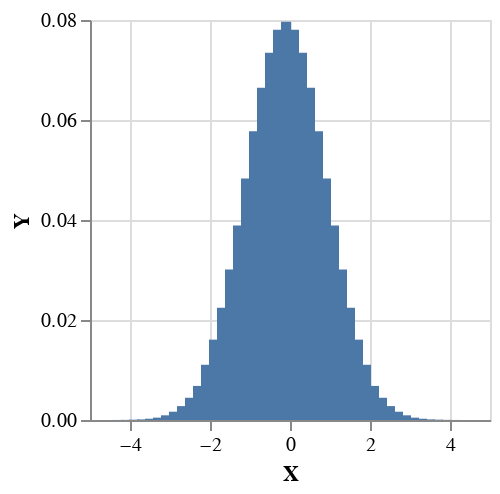

Here is the notebook cell this chart was saved with:
### Code cell
import Data.List
import Data.Ord
import qualified Data.Text as T

plotVega $ histogram 45 0.2 (normal 0 1)

### Figure 1 — Vega-Lite specification as saved in the notebook (floating-point values rounded to 4 significant figures)
{"$schema": "https://vega.github.io/schema/vega-lite/v4.json", "data": {"values": [{"X": -4.3, "Y": 1.131e-05}, {"X": -4.1, "Y": 2.696e-05}, {"X": -3.9, "Y": 6.453e-05}, {"X": -3.7, "Y": 0.0001189}, {"X": -3.5, "Y": 0.000252}, {"X": -3.3, "Y": 0.0004717}, {"X": -3.1, "Y": 0.0009387}, {"X": -2.9, "Y": 0.001658}, {"X": -2.7, "Y": 0.00278}, {"X": -2.5, "Y": 0.004448}, {"X": -2.3, "Y": 0.006816}, {"X": -2.1, "Y": 0.01105}, {"X": -1.9, "Y": 0.01607}, {"X": -1.7, "Y": 0.02244}, {"X": -1.5, "Y": 0.03012}, {"X": -1.3, "Y": 0.03889}, {"X": -1.1, "Y": 0.04832}, {"X": -0.9, "Y": 0.05777}, {"X": -0.7, "Y": 0.06644}, {"X": -0.5, "Y": 0.07346}, {"X": -0.3, "Y": 0.07804}, {"X": -0.1, "Y": 0.07963}, {"X": 0.1, "Y": 0.07804}, {"X": 0.3, "Y": 0.07346}, {"X": 0.5, "Y": 0.06644}, {"X": 0.7, "Y": 0.05777}, {"X": 0.9, "Y": 0.04832}, {"X": 1.1, "Y": 0.03889}, {"X": 1.3, "Y": 0.03012}, {"X": 1.5, "Y": 0.02244}, {"X": 1.7, "Y": 0.01607}, {"X": 1.9, "Y": 0.01105}, {"X": 2.1, "Y": 0.006816}, {"X": 2.3, "Y": 0.004448}, {"X": 2.5, "Y": 0.00278}, {"X": 2.7, "Y": 0.001658}, {"X": 2.9, "Y": 0.0009387}, {"X": 3.1, "Y": 0.0004717}, {"X": 3.3, "Y": 0.000252}, {"X": 3.5, "Y": 0.0001189}, {"X": 3.7, "Y": 6.453e-05}, {"X": 3.9, "Y": 2.696e-05}, {"X": 4.1, "Y": 1.131e-05}, {"X": 4.3, "Y": 5.562e-06}, {"X": 4.5, "Y": 2.052e-06}]}, "encoding": {"x": {"field": "X", "type": "quantitative"}, "y": {"field": "Y", "type": "quantitative"}}, "height": 200, "mark": "bar", "width": 200}
